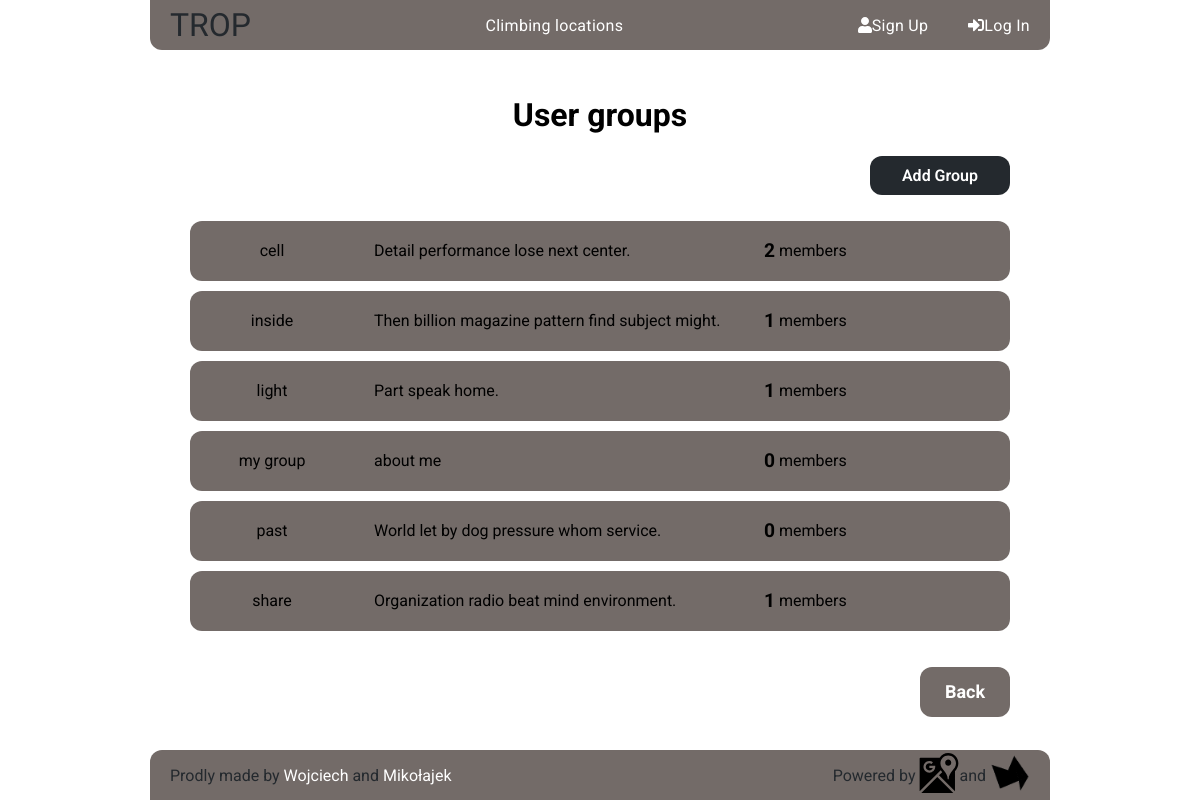
/accounts/groups/, run on an earlier commit of the app's database.
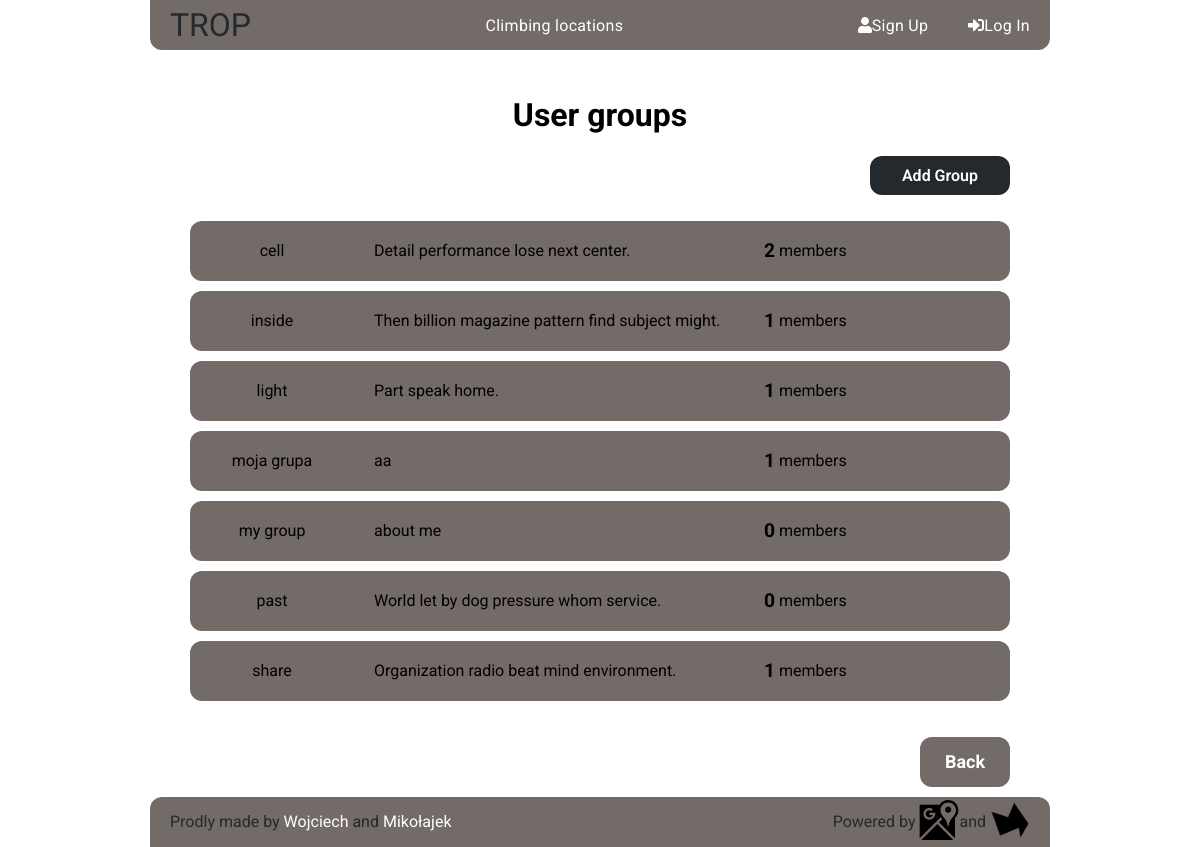
And on a later commit of the database.
### accounts/models.py (models this page shows, shortened)
class Group(models.Model):
    name = models.CharField(max_length = 255, unique=True)
    slug = models.SlugField(allow_unicode = True, unique=True)
    description = models.TextField(blank=True, default='')
    members = models.ManyToManyField(User, through='GroupMember')
    class Meta:
        ordering = ['name']

### accounts/views.py (the view)
# urls.py: url(r'groups/$', views.ListGroups.as_view(),
class ListGroups(ListView):
    model = Group

### accounts/templates/accounts/group_list.html (shortened to what this page needs)
{% extends "accounts/accounts_base.html" %}
{% block accounts_content %}
{% if group_list %}
<div class="group-list">
  <h1>User groups</h1>
  <div class="new-group"><a href="{% url 'accounts:new_group' %}">Add Group</a></div>
  <div class="group-details">
    <ul>
      {% for group in group_list %}
        <li>
          {% if user in group.members.all %}
            <div class="group-name"><a href="{% url 'accounts:single_group' slug=group.slug %}">{{group.name}}</a></div>
          {% else %}
            <div class="group-name">{{group.name}}</div>
          {% endif %}
          <div class="group-desc">{{group.description}}</div>
          {% if group.members %}
            <div class="group-members"><span>{{group.members.count}}</span>&nbspmembers</div>
          {% endif %}
        </li>
      {% endfor %}
    </ul>
  </div>
  {% else %}
    <h1>No groups are available</h1>
  {% endif %}
  {% endblock accounts_content %}

What changed in the data, as far as the page shows it:
added Group: name "moja grupa", description "aa", members.count "1"
